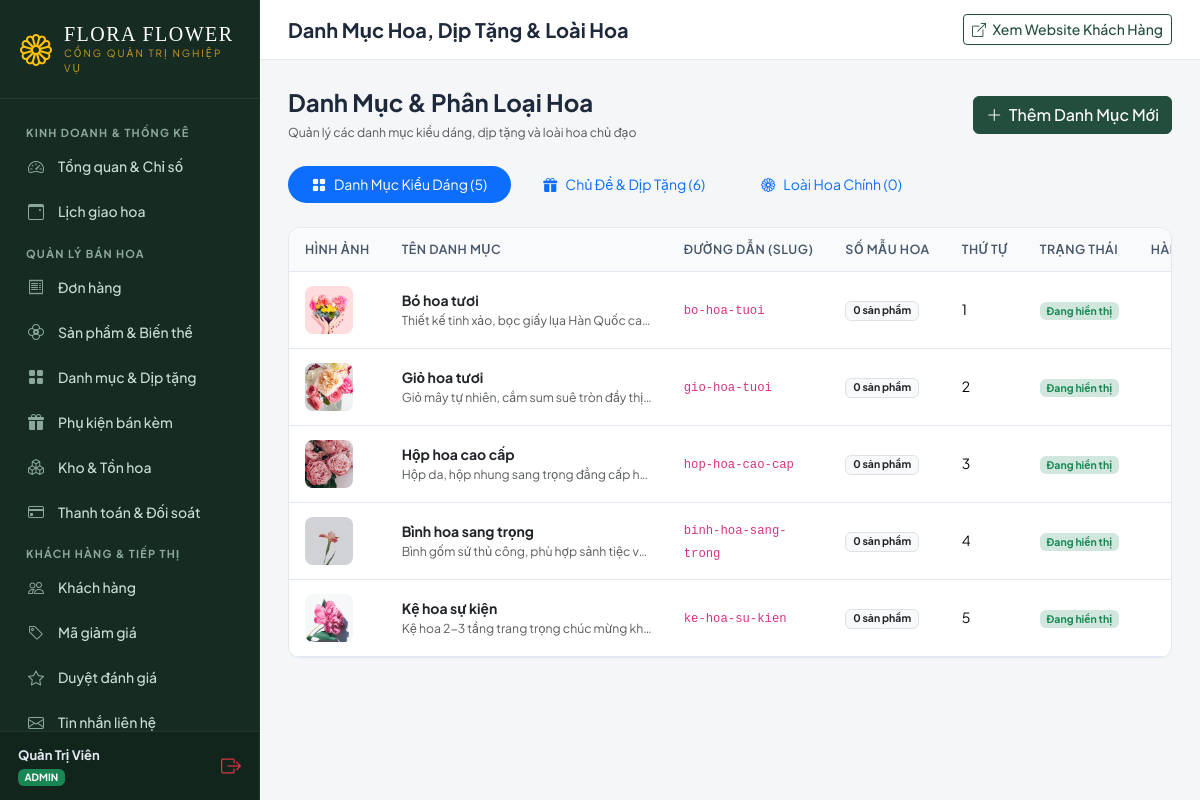
Page /dashboard/categories (signed in) on the committed database.
### app/models/core.py (models this page shows, shortened)
class ShopSetting(db.Model):
    __tablename__ = 'core_shopsetting'
    id = db.Column(db.Integer, primary_key=True)
    shop_name = db.Column(db.String(150), default='Flora Flower Boutique', nullable=False)
    slogan = db.Column(db.String(255), default='Trao gửi yêu thương - Tinh tế trong từng cánh hoa', nullable=False)
    phone = db.Column(db.String(30), default='0901 234 567', nullable=False)
    hotline = db.Column(db.String(30), default='1900 6868', nullable=False)
    email = db.Column(db.String(254), default='contact@floraflower.vn', nullable=False)
    address = db.Column(db.String(255), default='123 Nguyễn Huệ, Phường Bến Nghé, Quận 1, TP. Hồ Chí Minh', nullable=False)
    opening_hours = db.Column(db.String(120), default='07:30 - 21:30 hàng ngày', nullable=False)
    facebook_url = db.Column(db.String(200), default='https://facebook.com/floraflower', nullable=False)
    instagram_url = db.Column(db.String(200), default='https://instagram.com/floraflower', nullable=False)
    zalo_phone = db.Column(db.String(30), default='0901234567', nullable=False)
    bank_code = db.Column(db.String(20), default='MB', nullable=False)
    bank_name = db.Column(db.String(100), default='Ngân hàng Quân Đội (MB Bank)', nullable=False)
    bank_account_no = db.Column(db.String(50), default='999988886666', nullable=False)
    bank_account_name = db.Column(db.String(100), default='CONG TY TNHH FLORA FLOWER', nullable=False)
    shipping_fee_default = db.Column(db.Numeric(12, 2), default=Decimal('30000.00'), nullable=False)
    free_shipping_threshold = db.Column(db.Numeric(12, 2), default=Decimal('500000.00'), nullable=False)
    min_prep_hours = db.Column(db.Integer, default=2, nullable=False)
    same_day_cutoff_hour = db.Column(db.Integer, default=18, nullable=False)
    max_orders_per_slot = db.Column(db.Integer, default=10, nullable=False)
    enable_store_pickup = db.Column(db.Boolean, default=True, nullable=False)
    enable_vietqr = db.Column(db.Boolean, default=True, nullable=False)
    enable_cod = db.Column(db.Boolean, default=True, nullable=False)
    seasonal_policy_text = db.Column(db.Text, default='', nullable=False)
    updated_at = db.Column(db.DateTime, default=datetime.utcnow, onupdate=datetime.utcnow, nullable=False)
    @staticmethod
    def get_settings():
        setting = ShopSetting.query.first()
        if not setting:
            setting = ShopSetting()
            db.session.add(setting)
            db.session.commit()
        return setting

### app/models/user.py (models this page shows, shortened)
class User(UserMixin, db.Model):
    __tablename__ = 'auth_user'
    id = db.Column(db.Integer, primary_key=True)
    username = db.Column(db.String(150), unique=True, nullable=False, index=True)
    email = db.Column(db.String(254), unique=True, nullable=False, index=True)
    password = db.Column(db.String(128), nullable=False)
    first_name = db.Column(db.String(150), default='', nullable=False)
    last_name = db.Column(db.String(150), default='', nullable=False)
    is_active = db.Column(db.Boolean, default=True, nullable=False)
    is_staff = db.Column(db.Boolean, default=False, nullable=False)
    is_superuser = db.Column(db.Boolean, default=False, nullable=False)
    date_joined = db.Column(db.DateTime, default=datetime.utcnow, nullable=False)
    last_login = db.Column(db.DateTime, nullable=True)
    profile = db.relationship('UserProfile', backref='user', uselist=False, cascade='all, delete-orphan')
    addresses = db.relationship('Address', backref='user', lazy='dynamic', cascade='all, delete-orphan')
    wishlist_items = db.relationship('Wishlist', backref='user', lazy='dynamic', cascade='all, delete-orphan')
    orders = db.relationship('Order', backref='customer', lazy='dynamic', foreign_keys='Order.user_id')
    @property
    def role(self):
        if self.is_superuser:
            return 'ADMIN'
        if self.profile and self.profile.role:
            return self.profile.role
        if self.is_staff:
            return 'STAFF'
        return 'CUSTOMER'
    def is_store_staff(self):
        return self.role in ['ADMIN', 'STAFF'] or self.is_staff or self.is_superuser

### app/models/catalog.py (models this page shows, shortened)
class Category(db.Model):
    __tablename__ = 'catalog_category'
    id = db.Column(db.Integer, primary_key=True)
    name = db.Column(db.String(100), nullable=False)
    slug = db.Column(db.String(120), unique=True, nullable=False, index=True)
    description = db.Column(db.Text, default='', nullable=False)
    image = db.Column(ImageColumn(200), nullable=True)
    icon = db.Column(db.String(50), default='bi-flower1', nullable=False)
    is_active = db.Column(db.Boolean, default=True, nullable=False)
    display_order = db.Column(db.Integer, default=0, nullable=False)
    products = db.relationship('Product', backref='primary_category', lazy='dynamic', foreign_keys='Product.primary_category_id')

### app/blueprints/dashboard.py (the view, shortened to what this page needs)
@bp.route('/categories', methods=['GET', 'POST'])
def categories():
    form = CategoryForm()
    all_cats = Category.query.order_by(Category.display_order.asc(), Category.name.asc()).all()
    return render_template('dashboard/products/categories.html', categories=all_cats, form=form)

### templates/dashboard/products/categories.html (shortened to what this page needs)
{% extends 'dashboard/base.html' %}
{% load static core_tags %}
{% block page_title %}Danh Mục Hoa, Dịp Tặng & Loài Hoa{% endblock %}
{% block dashboard_content %}
<div class="d-flex justify-content-between align-items-center mb-4">
    <div>
        <h4 class="font-serif fw-bold mb-1">Danh Mục & Phân Loại Hoa</h4>
        <small class="text-muted">Quản lý các danh mục kiểu dáng, dịp tặng và loài hoa chủ đạo</small>
    </div>
    <div class="d-flex gap-2">
        <button class="btn btn-flora" data-bs-toggle="modal" data-bs-target="#addCategoryModal">
            <i class="bi bi-plus-lg me-1"></i> Thêm Danh Mục Mới
        </button>
    </div>
</div>
<ul class="nav nav-pills mb-4 gap-2" id="catalogTabs" role="tablist">
    <li class="nav-item" role="presentation">
        <button class="nav-link active px-4 rounded-pill" id="cat-tab" data-bs-toggle="tab" data-bs-target="#categories-tab" type="button" role="tab">
            <i class="bi bi-grid-fill me-2"></i>Danh Mục Kiểu Dáng ({{ categories|length }})
        </button>
    </li>
    <li class="nav-item" role="presentation">
        <button class="nav-link px-4 rounded-pill" id="occ-tab" data-bs-toggle="tab" data-bs-target="#occasions-tab" type="button" role="tab">
            <i class="bi bi-gift-fill me-2"></i>Chủ Đề & Dịp Tặng ({{ occasions|length }})
        </button>
    </li>
    <li class="nav-item" role="presentation">
        <button class="nav-link px-4 rounded-pill" id="flower-tab" data-bs-toggle="tab" data-bs-target="#flowers-tab" type="button" role="tab">
            <i class="bi bi-flower1 me-2"></i>Loài Hoa Chính ({{ flower_types|length }})
        </button>
    </li>
</ul>
<div class="tab-content" id="catalogTabsContent">
    <div class="tab-pane fade show active" id="categories-tab" role="tabpanel">
        <div class="dash-card">
            <div class="table-responsive">
                <table class="table dash-table mb-0 fs-7">
                    <thead>
                        <tr>
                            <th style="width: 80px;">Hình ảnh</th>
                            <th>Tên danh mục</th>
                            <th>Đường dẫn (Slug)</th>
                            <th>Số mẫu hoa</th>
                            <th>Thứ tự</th>
                            <th>Trạng thái</th>
                            <th class="text-end">Hành động</th>
                        </tr>
                    </thead>
                    <tbody>
                        {% for cat in categories %}
                        <tr>
                            <td>
                                {% if cat.image %}
                                <img src="{{ cat.image.url }}" class="rounded-3" style="width: 48px; height: 48px; object-fit: cover;" alt="{{ cat.name }}">
                                {% else %}
                                <div class="bg-light text-muted d-flex align-items-center justify-content-center rounded-3" style="width: 48px; height: 48px;">
                                    <i class="bi bi-image fs-5"></i>
                                </div>
                                {% endif %}
                            </td>
                            <td>
                                <strong class="text-dark">{{ cat.name }}</strong>
                                {% if cat.description %}
                                <div class="text-muted small text-truncate" style="max-width: 250px;">{{ cat.description }}</div>
                                {% endif %}
                            </td>
                            <td><code>{{ cat.slug }}</code></td>
                            <td>
                                <span class="badge bg-light text-dark border">{{ cat.products_count|default(0) }} sản phẩm</span>
                            </td>
                            <td>{{ cat.display_order }}</td>
                            <td>
                                {% if cat.is_active %}
                                <span class="badge bg-success-subtle text-success">Đang hiển thị</span>
                                {% else %}
                                <span class="badge bg-secondary-subtle text-muted">Đang ẩn</span>
                                {% endif %}
                            </td>
                            <td class="text-end">
                            </td>
                        </tr>
                        {% else %}
                        <tr><td colspan="7" class="text-center py-4 text-muted">Chưa có danh mục nào.</td></tr>
                        {% endfor %}
                    </tbody>
                </table>
            </div>
        </div>
    </div>
</div>
{% endblock %}

### templates/dashboard/base.html (shortened to what this page needs)
{% load static core_tags %}
<!DOCTYPE html>
<html lang="vi">
<head>
    <link href="https://cdn.jsdelivr.net/npm/bootstrap@5.3.3/dist/css/bootstrap.min.css" rel="stylesheet">
    <link rel="stylesheet" href="https://cdn.jsdelivr.net/npm/bootstrap-icons@1.11.3/font/bootstrap-icons.min.css">
    <link rel="stylesheet" href="{% static 'css/dashboard.css' %}">
</head>
<body class="dashboard-body">
    <div class="dash-wrapper">
        <aside class="dash-sidebar no-print">
            <div class="dash-sidebar-brand">
                <i class="bi bi-flower1 fs-2 text-warning"></i>
                <div>
                    <h4>{{ shop_setting.shop_name }}</h4>
                    <small>Cổng Quản Trị Nghiệp Vụ</small>
                </div>
            </div>
            <div class="dash-sidebar-menu">
                <div class="dash-menu-header">Kinh Doanh & Thống Kê</div>
                <a href="{% url 'dashboard:overview' %}" class="dash-nav-link {% if request.resolver_match.url_name == 'overview' %}active{% endif %}">
                    <i class="bi bi-speedometer2"></i>
                    <span>Tổng quan & Chỉ số</span>
                </a>
                <a href="{% url 'dashboard:delivery_calendar' %}" class="dash-nav-link {% if request.resolver_match.url_name == 'delivery_calendar' %}active{% endif %}">
                    <i class="bi bi-calendar3-event"></i>
                    <span>Lịch giao hoa</span>
                </a>
                <div class="dash-menu-header">Quản Lý Bán Hoa</div>
                <a href="{% url 'dashboard:order_list' %}" class="dash-nav-link {% if 'order' in request.resolver_match.url_name and request.resolver_match.url_name != 'delivery_calendar' %}active{% endif %}">
                    <i class="bi bi-receipt"></i>
                    <span>Đơn hàng</span>
                </a>
                <a href="{% url 'dashboard:product_list' %}" class="dash-nav-link {% if 'product' in request.resolver_match.url_name %}active{% endif %}">
                    <i class="bi bi-flower2"></i>
                    <span>Sản phẩm & Biến thể</span>
                </a>
                <a href="{% url 'dashboard:category_list' %}" class="dash-nav-link {% if 'category' in request.resolver_match.url_name %}active{% endif %}">
                    <i class="bi bi-grid-fill"></i>
                    <span>Danh mục & Dịp tặng</span>
                </a>
                <a href="{% url 'dashboard:accessory_list' %}" class="dash-nav-link {% if 'accessory' in request.resolver_match.url_name %}active{% endif %}">
                    <i class="bi bi-gift-fill"></i>
                    <span>Phụ kiện bán kèm</span>
                </a>
                <a href="{% url 'dashboard:inventory_list' %}" class="dash-nav-link {% if 'inventory' in request.resolver_match.url_name %}active{% endif %}">
                    <i class="bi bi-boxes"></i>
                    <span>Kho & Tồn hoa</span>
                </a>
                <a href="{% url 'dashboard:payment_list' %}" class="dash-nav-link {% if 'payment' in request.resolver_match.url_name %}active{% endif %}">
                    <i class="bi bi-credit-card"></i>
                    <span>Thanh toán & Đối soát</span>
                </a>
                <div class="dash-menu-header">Khách Hàng & Tiếp Thị</div>
                <a href="{% url 'dashboard:customer_list' %}" class="dash-nav-link {% if 'customer' in request.resolver_match.url_name %}active{% endif %}">
                    <i class="bi bi-people"></i>
                    <span>Khách hàng</span>
                </a>
                <a href="{% url 'dashboard:promotion_list' %}" class="dash-nav-link {% if 'promotion' in request.resolver_match.url_name %}active{% endif %}">
                    <i class="bi bi-tag"></i>
                    <span>Mã giảm giá</span>
                </a>
                <a href="{% url 'dashboard:review_list' %}" class="dash-nav-link {% if 'review' in request.resolver_match.url_name %}active{% endif %}">
                    <i class="bi bi-star"></i>
                    <span>Duyệt đánh giá</span>
                </a>
                <a href="{% url 'dashboard:contact_message_list' %}" class="dash-nav-link {% if 'contact' in request.resolver_match.url_name %}active{% endif %}">
                    <i class="bi bi-envelope"></i>
                    <span>Tin nhắn liên hệ</span>
                </a>
            </div>
            <div class="dash-sidebar-user">
                <div>
                    <div class="fw-bold text-truncate" style="max-width: 150px; font-size: 13px;">{{ user.first_name|default(user.username) }}</div>
                    <span class="badge bg-success" style="font-size: 10px;">{{ user.profile.get_role_display if (user.profile and user.profile.get_role_display) else (user.role if user.role else 'Staff') }}</span>
                </div>
                <a href="{% url 'accounts:logout' %}" class="text-danger" title="Đăng xuất">
                    <i class="bi bi-box-arrow-right fs-5"></i>
                </a>
            </div>
        </aside>
        <div class="dash-main">
            <header class="dash-topbar no-print">
                <div class="d-flex align-items-center gap-3">
                    <h5 class="mb-0 fw-bold">{% block page_title %}Bảng Quản Trị{% endblock %}</h5>
                </div>
                <div class="d-flex align-items-center gap-3">
                    <a href="{% url 'catalog:home' %}" target="_blank" class="btn btn-sm btn-flora-outline">
                        <i class="bi bi-box-arrow-up-right me-1"></i> Xem Website Khách Hàng
                    </a>
                </div>
            </header>
            <div class="dash-content">
                {% block dashboard_content %}{% endblock %}
            </div>
        </div>
    </div>
</body>
</html>

### rows in the picture
ShopSetting: shop_name "FLORA FLOWER"
Category: image (picture), name "Bó hoa tươi", description "Thiết kế tinh xảo, bọc giấy lụa Hàn Quốc ca…", slug "bo-hoa-tuoi", products_count "0", display_order "1", is_active "Đang hiển thị"
Category: image (picture), name "Giỏ hoa tươi", description "Giỏ mây tự nhiên, cắm sum suê tròn đầy thị…", slug "gio-hoa-tuoi", products_count "0", display_order "2", is_active "Đang hiển thị"
Category: image (picture), name "Hộp hoa cao cấp", description "Hộp da, hộp nhung sang trọng đẳng cấp h…", slug "hop-hoa-cao-cap", products_count "0", display_order "3", is_active "Đang hiển thị"
Category: image (picture), name "Bình hoa sang trọng", description "Bình gốm sứ thủ công, phù hợp sảnh tiệc v…", slug "binh-hoa-sang-trong", products_count "0", display_order "4", is_active "Đang hiển thị"
Category: image (picture), name "Kệ hoa sự kiện", description "Kệ hoa 2-3 tầng trang trọng chúc mừng kh…", slug "ke-hoa-su-kien", products_count "0", display_order "5", is_active "Đang hiển thị"

### other values in the picture
{{ user.first_name|default(user.username) }} "Quản Trị Viên"
{{ categories|length }} "5"
{{ occasions|length }} "6"
{{ flower_types|length }} "0"
